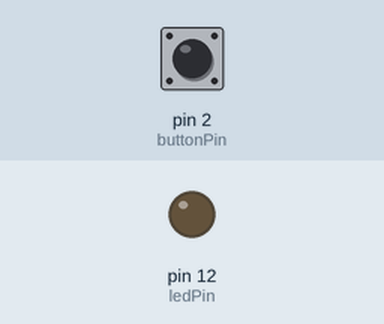
Simulated run of this sketch. Board: Arduino Uno, built with avr-gcc and run on an emulated ATmega328P. Parts: output pins drawn as LEDs (lit = HIGH). The inputs (shaded band) are chosen by the test bench; at power-on: pin 2 (buttonPin) LOW. What the sketch prints to the serial monitor is not drawn.

Above: at 1.2 s.
1.3 s: pin 2 (buttonPin) pulled HIGH for 0.15 s
At 1.38 s:
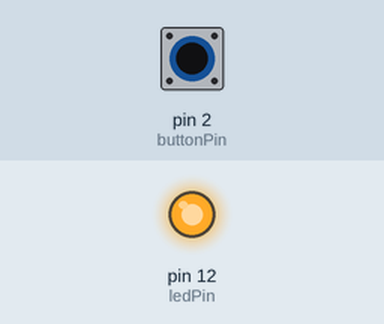
2.9 s: pin 2 (buttonPin) pulled HIGH for 3.2 s
At 6.4 s:
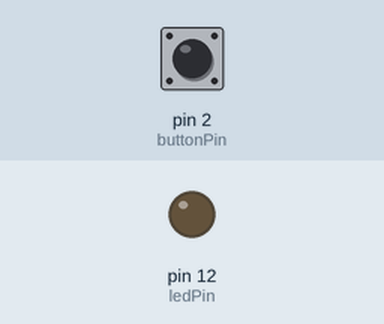
Timing chart, 0 to 7.9 s (numbered marks = the images above; inputs shaded):
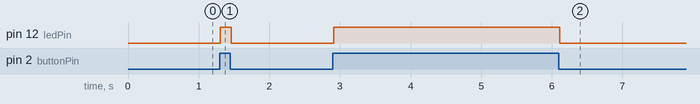

The sketch:

Buttonstate.ino
```cpp
const int ledPin = 12;
const int buttonPin = 2;
int buttonState = 0;
void setup() {
  // put your setup code here, to run once:
Serial.begin(9600);
pinMode(ledPin, OUTPUT);
pinMode(buttonPin, INPUT);
}

void loop() {
  // put your main code here, to run repeatedly:
buttonState = digitalRead(buttonPin);
Serial.println("hello");
if(buttonState == HIGH){
  digitalWrite(ledPin ,HIGH);
} else {
  digitalWrite(ledPin, LOW);}
}
```

Measured:
- after the input at 1.3 s, pin 12 (ledPin): LOW → HIGH at once, → LOW 0.15 s later
- after the input at 2.9 s, pin 12 (ledPin): LOW → HIGH at once, → LOW 3.2 s later
